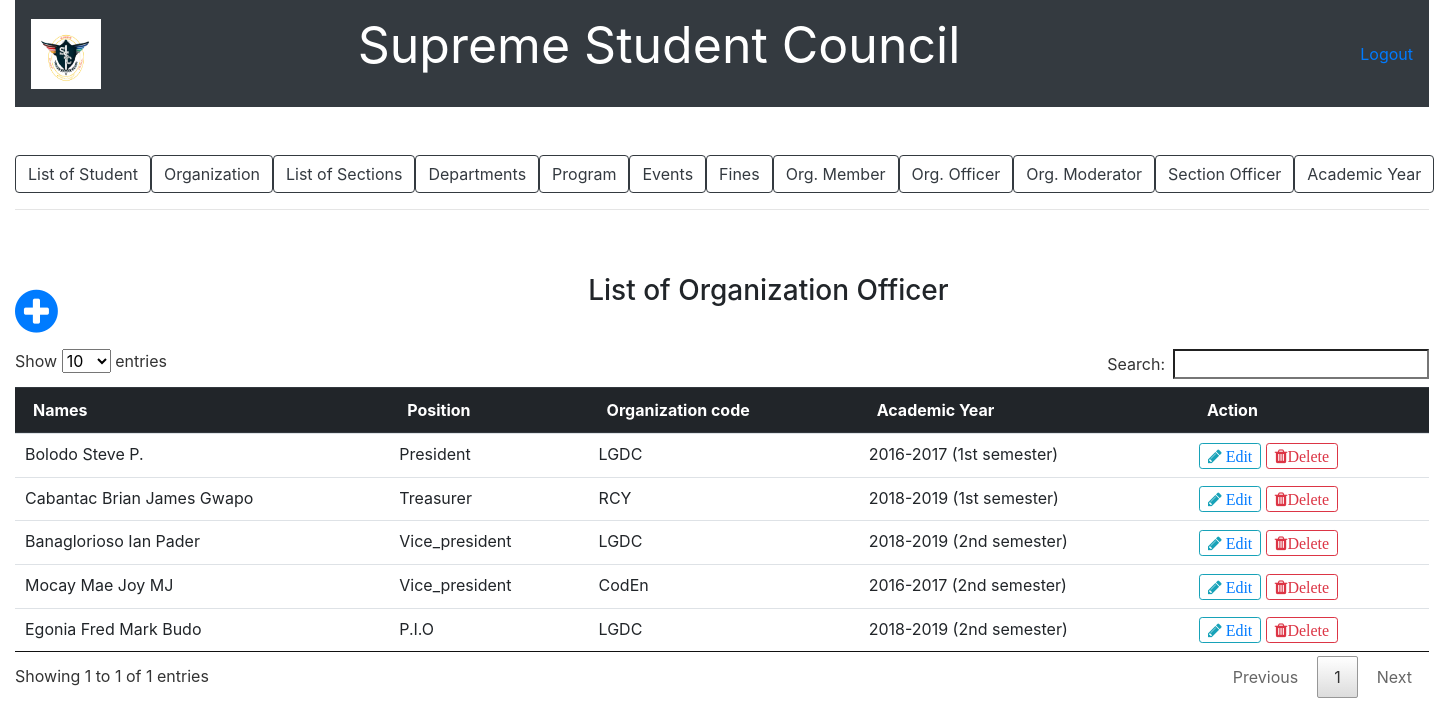
/list_of_organization_officer.php, run on the app's committed database.
### tables this page shows
CREATE TABLE `org_officer` (
  `id_number` varchar(15) NOT NULL,
  `position` varchar(20) NOT NULL,
  `organization_code` varchar(20) NOT NULL,
  `academic_code` int(11) NOT NULL
);

CREATE TABLE `student` (
  `id_number` varchar(15) NOT NULL,
  `last_name` varchar(20) NOT NULL,
  `first_name` varchar(20) NOT NULL,
  `middle_name` varchar(20) NOT NULL,
  `course_code` varchar(10) NOT NULL,
  `section_id` varchar(10) NOT NULL,
  `status` varchar(20) NOT NULL
);

CREATE TABLE `academic_year` (
  `academic_code` int(11) NOT NULL,
  `acad_year` varchar(20) NOT NULL,
  `semester` varchar(20) NOT NULL
);

### list_of_organization_officer.php (the view, shortened to what this page needs)
<?php include('server.php'); ?>
<!DOCTYPE html>
<html>
<head>
		<link rel="stylesheet" href="bootstrap/css/bootstrap.min.css">
		<link rel = "stylesheet" href = "font-awesome-4.7.0/font-awesome-4.7.0/css/font-awesome.min.css">
		<link href = "css/style.css" rel = "stylesheet" type = "text/css" >
		<link href = "css/jquery.dataTables.min.css" rel = "stylesheet" type = "text/css" >
</head>
<body>
	<div class="container-fluid">
		<nav class="navbar navbar-expand-lg navbar-dark bg-dark">
		   <a href = "index.php"><img src = "picture/ssc.PNG" style=" height:70px; width:70px;"></a>
		  <div class="collapse navbar-collapse" id="navbarTogglerDemo03">
		    	<center><p style="color:white; font-size: 50px; margin-right: 400px;">Supreme Student Council</p></center>
		    	<a href="logout.php">Logout</a>
		  </div>
		</nav>
	</div>
	<br /><br />
	<div class="container-fluid">
				<div class="btn-group btn-group-lg" role="group"">
					<a href = "list_of_student.php"><button type="button" class="btn btn-outline-dark">List of Student</button></a>
					<a href ="list_of_organization.php"><button type="button" class="btn btn-outline-dark">Organization</button></a>
					<a href ="list_of_section.php"><button type="button" class="btn btn-outline-dark">List of Sections</button></a>
					<a href ="list_of_department.php"><button type="button" class="btn btn-outline-dark">Departments</button>
					<a href ="list_of_program.php"><button type="button" class="btn btn-outline-dark">Program</button></a>
					<a href ="list_of_event.php"><button type="button" class="btn btn-outline-dark">Events</button></a>
					<a href ="fines.php"><button type="button" class="btn btn-outline-dark">Fines</button></a>
					<a href ="list_of_organization_member.php"><button type="button" class="btn btn-outline-dark">Org. Member</button></a>
					<a href ="list_of_organization_officer.php"><button type="button" class="btn btn-outline-dark">Org. Officer</button></a>
					<a href ="list_of_organization_moderator.php"><button type="button" class="btn btn-outline-dark">Org. Moderator</button></a>
					<a href ="list_of_section_officer.php"><button type="button" class="btn btn-outline-dark">Section Officer</button></a>
					<a href ="list_of_acad_year.php"><button type="button" class="btn btn-outline-dark">Academic Year</button></a>
				</div>
				<hr />
				<br /><br />
				<a href = "add_new_organization_officer.php"><span style="float: left; font-size: 50px; margin-right: 50px;"><i class="fa fa-plus-circle" font-size = "50px"></i></span></a>
				<center><h3>List of Organization Officer</h3></center><br />
				<?php $results = mysqli_query($db, "SELECT * FROM org_officer,student,academic_year WHERE student.id_number=org_officer.id_number AND org_officer.academic_code=academic_year.academic_code"); ?>
				<table class="table table-primary" id = "myTable">
				  <thead class="thead-dark">
				    <tr>
				      <th scope="col">Names</th>
				      <th scope="col">Position</th>
				      <th scope="col">Organization code</th>
					  <th scope="col">Academic Year</th>
				      <th scope="col">Action</th>
				    </tr>
				  </thead>
				  <?php while ($row = mysqli_fetch_array($results)){ ?>
				  <tbody>
				    <tr>
							<td><?php echo ucwords($row['last_name']." ".$row['first_name']." ".$row['middle_name'])?></td>
							<td><?php echo $row['position']?></td>
							<td><?php echo $row['organization_code']?></td>
							<td><?php echo $row['acad_year']." "."(".$row['semester'].")" ?></td>
							<td>
								<button type="button" class="btn btn-outline-info btn-sm fa fa-pencil"><a href="update_org_officer.php?edit6=<?php echo $row['id_number']; ?>"> Edit </a></button>
								<button type="button" class="btn btn-outline-danger btn-sm fa fa-trash" data-toggle="modal" data-target="#exampleModal">Delete</button>
							</td>
				    </tr>
				  </tbody>
				<?php
  				  } ?>
				</table>
	</div>
</body>
</html>

### data on the page
org_officer: id_number.middle_name "Bolodo Steve P.", position "President", organization_code "LGDC", academic_code.acad_year "2016-2017", academic_code.semester "1st semester"
org_officer: id_number.middle_name "Cabantac Brian James Gwapo", position "Treasurer", organization_code "RCY", academic_code.acad_year "2018-2019", academic_code.semester "1st semester"
org_officer: id_number.middle_name "Banaglorioso Ian Pader", position "Vice_president", organization_code "LGDC", academic_code.acad_year "2018-2019", academic_code.semester "2nd semester"
org_officer: id_number.middle_name "Mocay Mae Joy MJ", position "Vice_president", organization_code "CodEn", academic_code.acad_year "2016-2017", academic_code.semester "2nd semester"
org_officer: id_number.middle_name "Egonia Fred Mark Budo", position "P.I.O", organization_code "LGDC", academic_code.acad_year "2018-2019", academic_code.semester "2nd semester"
